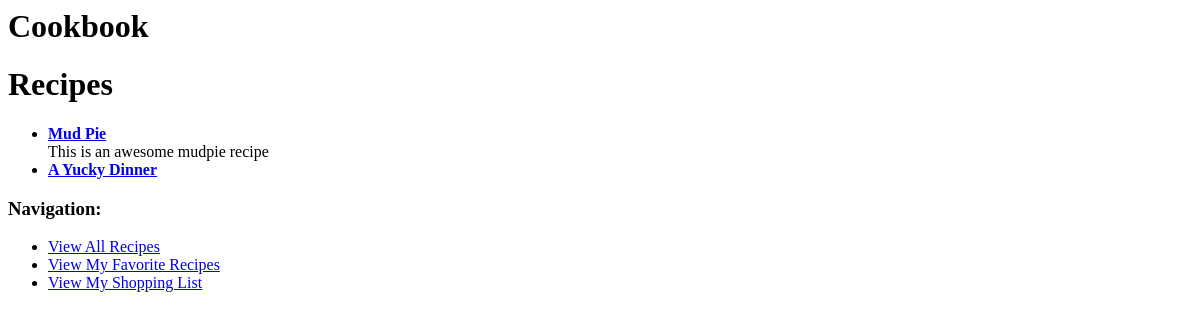
Page /recipes/ on the earlier database version.
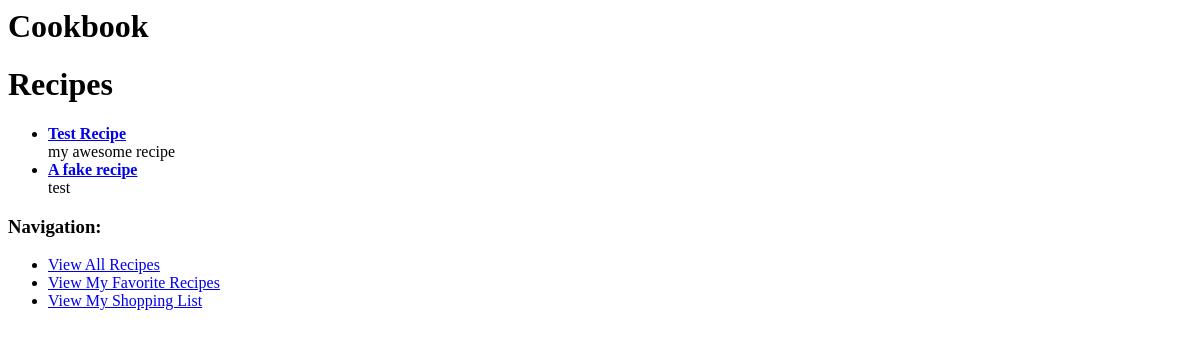
Same page on the later database version.
### cookbook/models.py (models this page shows, shortened)
class Recipe(models.Model):
    title = models.CharField(max_length=200)
    description = models.TextField(null=True, blank=True)
    slug = models.SlugField()
    favorite_by = models.ManyToManyField(User, blank=True)

### cookbook/views.py (the view)
# urls.py: url(r'^recipes/$', 'cookbook.views.index'),
def index(request):
    all_recipes = Recipe.objects.all()
    user = request.user
    return render_to_response('recipes/index.html', {'all_recipes': all_recipes, 'user': user})

### templates/recipes/index.html (shortened to what this page needs)
{% extends "base.html" %}
{% block main_content %}
<h1>Recipes</h1>
<ul>
{% for r in all_recipes %}
  <li><strong><a href="/recipes/{{ r.slug }}/" title="{{ r.title }}">{{ r.title }}</a></strong>
  <br>
  {{ r.description }}</li>
{% endfor %}
</ul>
{% endblock %}

### templates/base.html
<h1>Cookbook</h1>
<div id="main_content">
{% block main_content %}{% endblock %}
</div>
<h3>Navigation:</h3>
<ul>
  <li><a href="/recipes/">View All Recipes</a></li>
  <li><a href="/recipes/favorites/">View My Favorite Recipes</a></li>
  <li><a href="/shopping-list/">View My Shopping List</a></li>
</ul>

Differences in the rows shown:
removed Recipe: title "A Yucky Dinner"
changed Recipe: title "Mud Pie" → "Test Recipe"; description "This is an awesome mudpie recipe" → "my awesome recipe"
added Recipe: title "A fake recipe", description "test"
